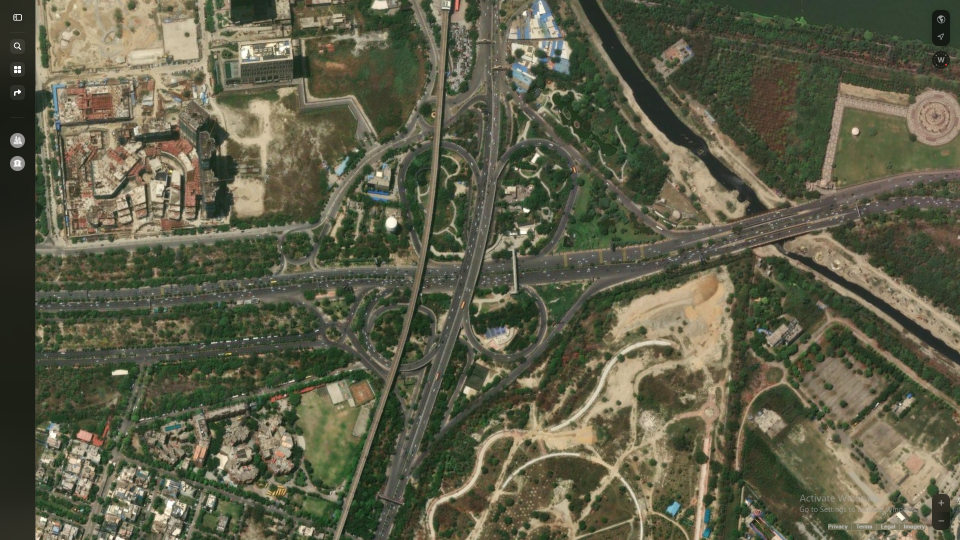
#> input picture section_img/Botanical_interchange_apple.png, 1920 x 1080 px, found by its file name (shown at 1/2 size)
$ python find_interchange.py
#> lines starting #> are read from the running program, lines starting #| are printed output that depends on the picture
import cv2
import numpy as np

img = cv2.imread('section_img/Botanical_interchange_apple.png')
#> img is the input picture: shape (1080, 1920, 3); mean B, G, R 72.7, 94.4, 94.4

# Let's find the interchange center accurately.
# Look at the bridge overpass: where does the overpass bridge span cross the underpass?
# Let's crop around x in [800, 1000], y in [450, 600] and find the bridge structure
crop = img[400:650, 750:1050]
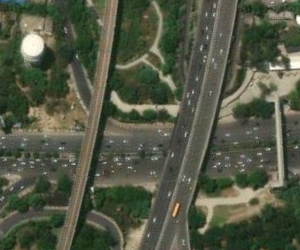
#> crop: shape (250, 300, 3); mean B, G, R 68.5, 87.4, 82.5
cv2.imwrite('C:/Users/rajku/.gemini/antigravity/brain/7fbe18dc-e823-4fc5-9f11-b73d94a0c585/interchange_center.jpg', crop)
print("Saved interchange_center.jpg")

$ run again, with section_img/CP_apple.png copied over section_img/Botanical_interchange_apple.png
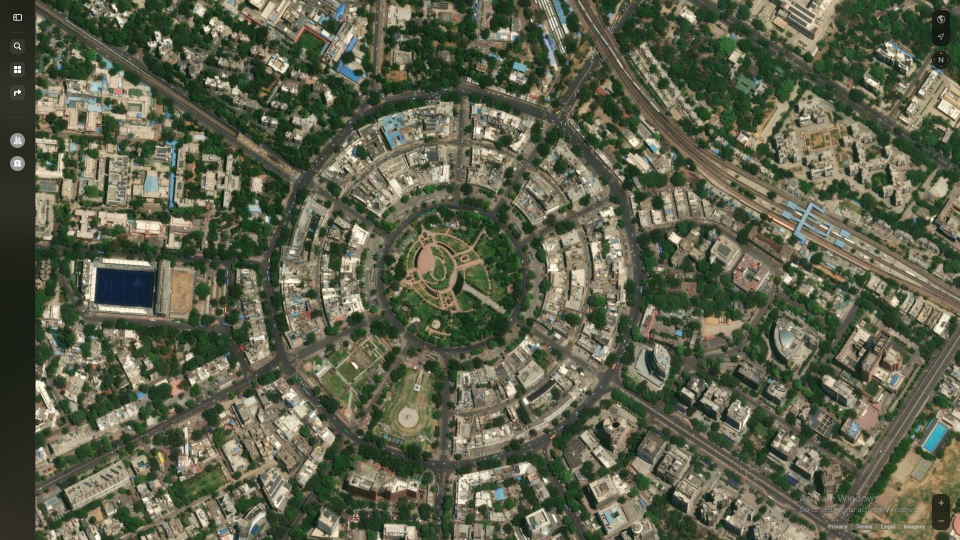
#> input picture section_img/CP_apple.png, 1920 x 1080 px, found by its file name (shown at 1/2 size)
#> img is the input picture: shape (1080, 1920, 3); mean B, G, R 76.6, 97.4, 94.2
#> `crop = img[400:650, 750:1050]`:
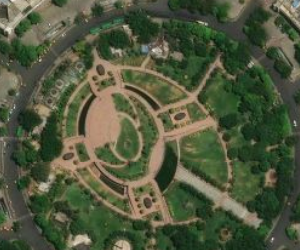
#> crop: shape (250, 300, 3); mean B, G, R 61.7, 87.7, 80.2

$ run again, with section_img/GaurCIty_charmurti.png copied over section_img/Botanical_interchange_apple.png
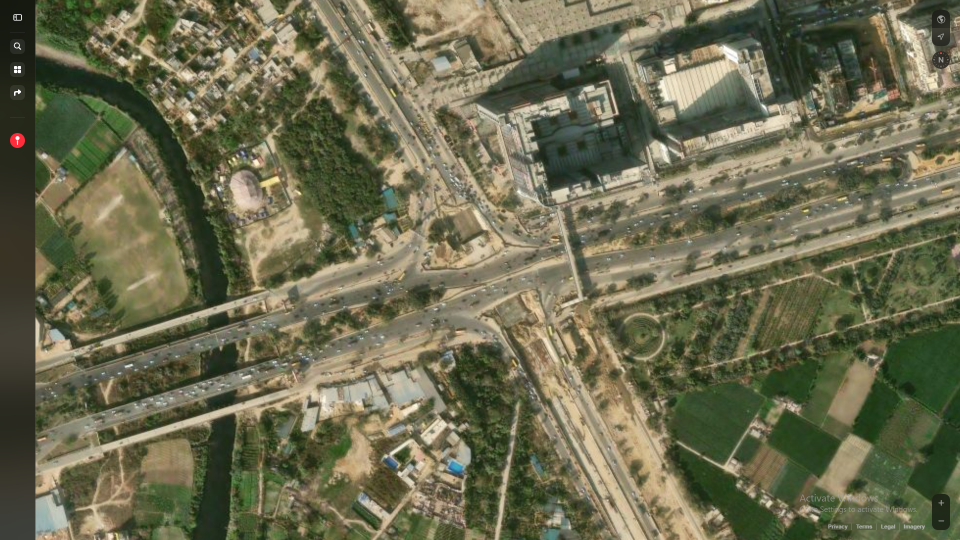
#> input picture section_img/GaurCIty_charmurti.png, 1920 x 1080 px, found by its file name (shown at 1/2 size)
#> img is the input picture: shape (1080, 1920, 3); mean B, G, R 79.6, 107.1, 107.7
#> `crop = img[400:650, 750:1050]`:
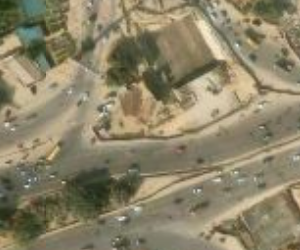
#> crop: shape (250, 300, 3); mean B, G, R 104.2, 131.2, 139.7

$ run again, with section_img/ITO_apple.png copied over section_img/Botanical_interchange_apple.png
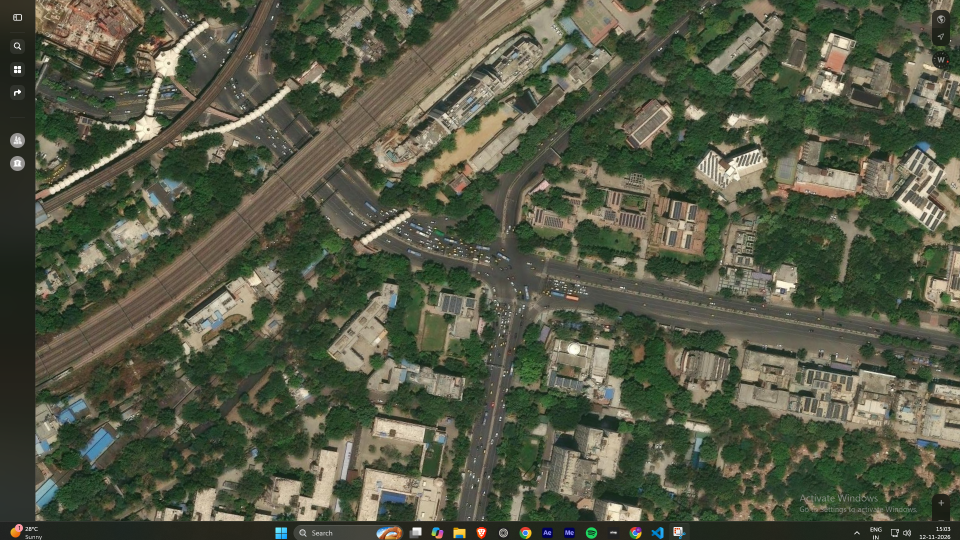
#> input picture section_img/ITO_apple.png, 1920 x 1080 px, found by its file name (shown at 1/2 size)
#> img is the input picture: shape (1080, 1920, 3); mean B, G, R 69.5, 89, 84.7
#> `crop = img[400:650, 750:1050]`:
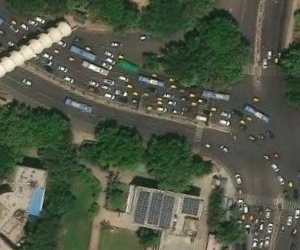
#> crop: shape (250, 300, 3); mean B, G, R 70.2, 87.8, 80.9
